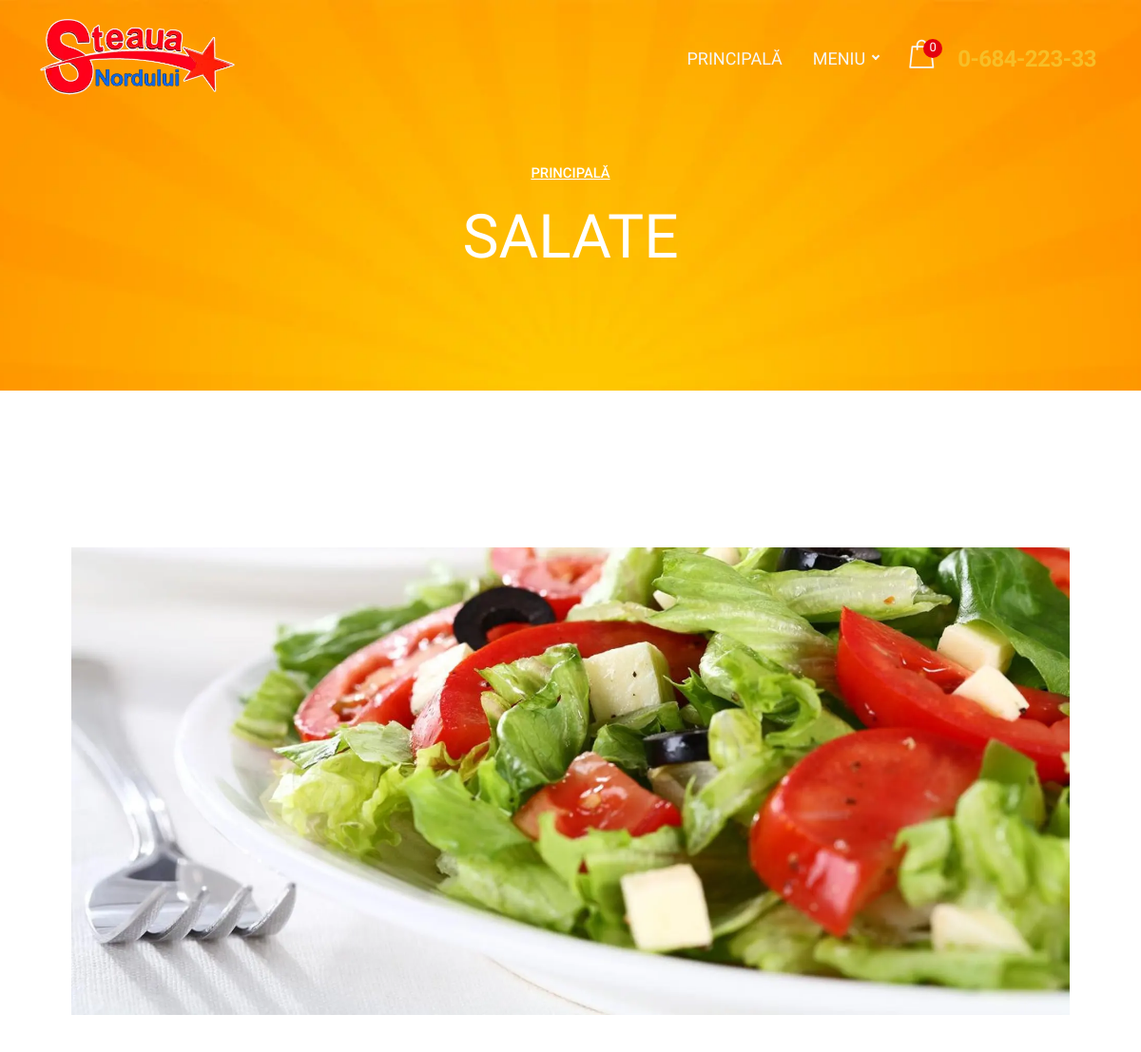
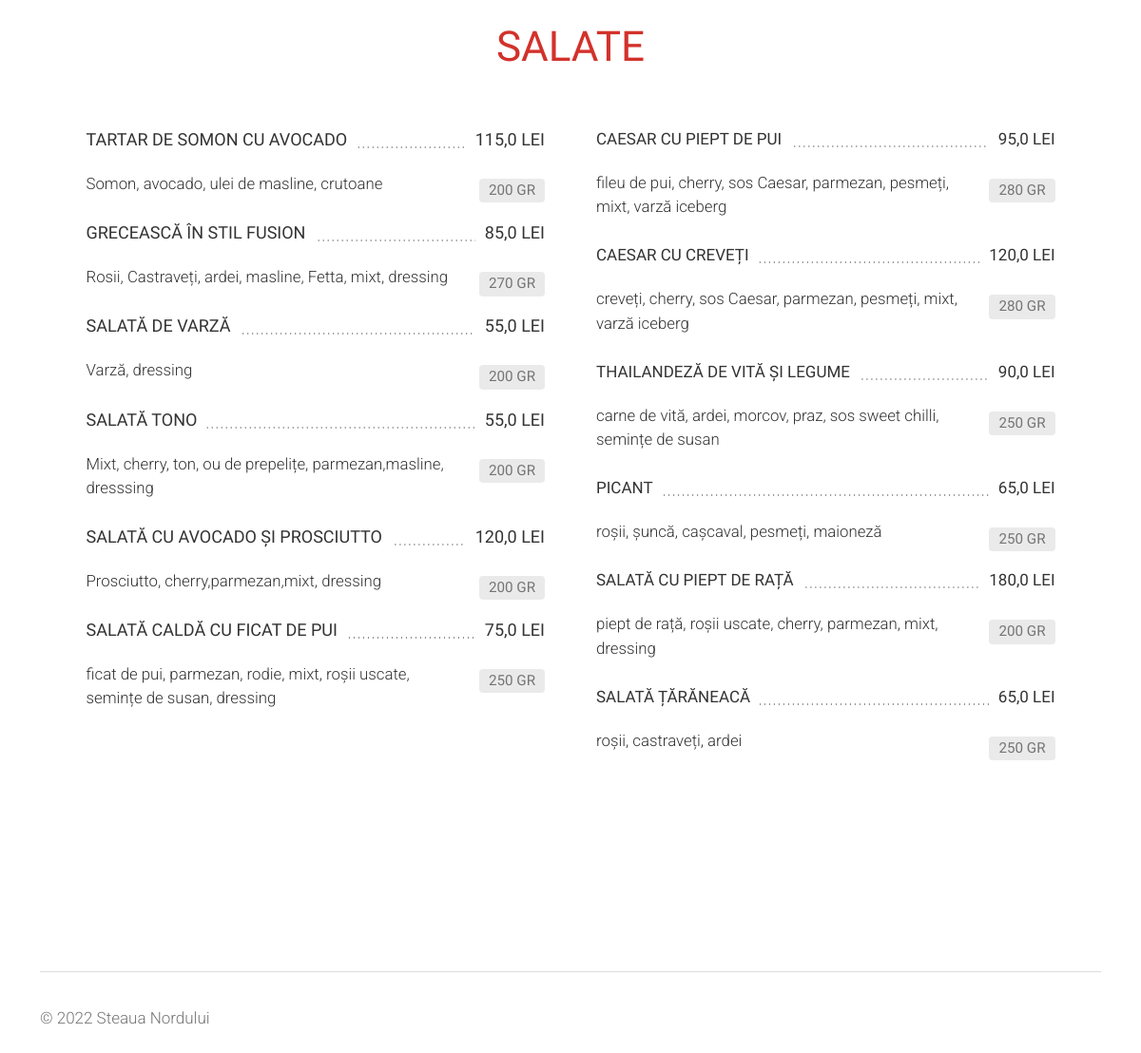
Page /salate/ on the committed database (2 pictures, top to bottom).
### web/models.py (models this page shows, shortened)
class Category(models.Model):
    name = models.CharField(max_length=100, verbose_name='Наименование')
    slug = models.SlugField(unique=True, verbose_name='Псевдоним')
    parent_category = models.ForeignKey('self', null=True, blank=True, on_delete=models.CASCADE,
                                        related_name='subcategories', verbose_name='Родительская категория')
    icon = models.ImageField(upload_to='media/category_icons', blank=True, null=True, verbose_name='Иконка')
    foto = models.ImageField(upload_to='media/category_fotos', blank=True, null=True, verbose_name='Фото')
    class Meta:
        verbose_name = 'Категория'
        verbose_name_plural = 'Категории меню'
    def get_absolute_url(self):
        return reverse('category_detail', kwargs={'category_slug': self.slug})

class Product(models.Model):
    category = models.ForeignKey('Category', on_delete=models.SET_NULL, null=True, verbose_name='Категория')
    name = models.CharField(max_length=100, verbose_name='Наименование млд.')
    name_ru = models.CharField(max_length=100, verbose_name='Наименование рус.', blank=True, null=True)
    slug = models.SlugField(unique=True, verbose_name='Псевдоним')
    composition = models.CharField(max_length=250, verbose_name='Состав млд.', blank=True, null=True)
    composition_ru = models.CharField(max_length=250, verbose_name='Состав рус.', blank=True, null=True)
    volume_choice = models.ForeignKey('Volume', on_delete=models.SET_NULL, blank=True, null=True,
                                      verbose_name='Ед. изм')
    volume_1 = models.CharField(max_length=100, verbose_name='Объем/Вес', blank=True, null=True)
    price_1 = models.FloatField(verbose_name='Цена')
    image = models.ImageField(upload_to='media/images', blank=True, null=True, verbose_name='Фото')
    class Meta:
        verbose_name = 'Блюдо'
        verbose_name_plural = 'Блюда'
    def get_absolute_url(self):
        return reverse('product_detail', kwargs={'category_slug': self.category.slug, 'product_slug': self.slug})

class Volume(models.Model):
    name = models.CharField(max_length=4, blank=True, null=True, verbose_name='Наименование')
    class Meta:
        verbose_name = 'Ед. изм.'
        verbose_name_plural = 'Единицы имз.'
    def __str__(self):
        return self.name

### web/views.py (the view, shortened to what this page needs)
# urls.py: path('<str:category_slug>/', CategoryDetailView.as_view(), name='category_detail'),
class CategoryDetailView(views.generic.DetailView):
    model = Category
    template_name = 'category_detail.html'
    slug_url_kwarg = 'category_slug'
    context_object_name = 'category'
    def get_context_data(self, **kwargs):
        context = super().get_context_data(**kwargs)
        category = self.get_object()
        products = Product.objects.filter(category=category)
        total_products = len(products)
        half = total_products // 2
        left_products = products[:half + (total_products % 2)]
        right_products = products[half + (total_products % 2):]
        cart = Cart(self.request)
        cart_items_count = len(cart)  # Получаем количество товаров в корзине
        context['cart_items_count'] = cart_items_count
        context['left_products'] = left_products
        context['right_products'] = right_products
        subcategories = category.subcategories.all()
        subcategories_data = []
        context['subcategories_data'] = subcategories_data
        categories = Category.objects.all()
        context['categories'] = categories
        return context

### web/cart.py (called while the page is built)
    def __len__(self):
        return sum(item['quantity'] for item in self.cart.values())

### templates/category_detail.html
{% extends 'base.html' %}
{% load static %}
{% block content %}
		<div id="page" class="page">
			<div id="menu-page" class="page-hero-section division">
				<div class="container">
					<div class="row">
						<div class="col-lg-10 offset-lg-1">
							<div class="hero-txt text-center white-color">
								<div id="breadcrumb">
									<div class="row">
										<div class="col">
											<div class="breadcrumb-nav">
												<nav aria-label="breadcrumb">
												  	<ol class="breadcrumb">
												    	<li class="breadcrumb-item"><a href="{% url 'index' %}">Principală</a></li>
												  	</ol>
												</nav>
											</div>
										</div>
									</div>
								</div>
								<h2 class="h2-xl">{{ category.name }}</h2>
							</div>
						</div>
					</div>
				</div>
			</div>
			<section id="menu-3" class="wide-100 menu-section division">
    <div class="container">
        <div class="menu-3-img mb-60">
            <div class="row">
                <div class="col-md-12">
                    {% if category.foto and not category.parent_category %}
                    <img class="img-fluid" src="{{ category.foto.url }}" alt="menu-image">
                    {% else %}
                    <img class="img-fluid" src="{% static 'placeholder.webp' %}" alt="menu-image">
                    {% endif %}
                </div>
            </div>
        </div>
        <div class="menu-3-wrapper item-data-meat-hover">
            <div class="row">
                <div class="col-md-12">
                    {% if not category.parent_category %}
                    <div class="menu-3-title"><h3 class="h3-md meat-color">{{ category.name }}</h3></div>
                    {% else %}
                    <div class="menu-3-title"><h4 class="h4-md">{{ category.subcategory.name }}</h4></div>
                    {% endif %}
                </div>
            </div>
            <div class="row">
                {% if category.subcategories.exists %}
                {% for subcategory_data in subcategories_data %}
                <div class="col-md-12">
                    <div class="menu-3-title"><h4 class="h4-md">{{ subcategory_data.subcategory.name }}</h4></div>
                </div>
                <div class="col-lg-6">
                    <div class="menu-3-txt">
                        <ul class="menu-3-list">
                            {% for product in subcategory_data.left_products %}
                            <li class="menu-3-item">
                                <a href="{{ product.get_absolute_url }}">
                                    <div class="menu-title-wrapper rel">
                                        <div class="menu-item-title"><h6 class="h6-xs">{{ product.name }}</h6></div>
                                        <div class="menu-item-dots"></div>
                                        <div class="menu-item-price"><h6 class="h6-xs">{{ product.price_1 }} Lei</h6></div>
                                        <div class="menu-3-item-data bg-grey"><h6 class="h6-xs grey-color">{{ product.volume_1 }}{% if product.volume_choice %} {{ product.volume_choice }}{% endif %}</h6></div>
                                    </div>
                                    {% if product.composition %}
                                    <div class="menu-item-desc">
                                        <p>{{ product.composition }}</p>
                                    </div>
                                    {% endif %}
                                </a>
                            </li>
                            {% endfor %}
                        </ul>
                    </div>
                </div>
                <div class="col-lg-6">
                    <div class="menu-3-txt">
                        <ul class="menu-3-list">
                            {% for product in subcategory_data.right_products %}
                            <li class="menu-3-item">
                                <a href="{{ product.get_absolute_url }}">
                                    <div class="menu-title-wrapper rel">
                                        <div class="menu-item-title"><h6 class="h6-xs">{{ product.name }}</h6></div>
                                        <div class="menu-item-dots"></div>
                                        <div class="menu-item-price"><h6 class="h6-xs">{{ product.price_1 }}{% if product.price_2%}/{{ product.price_2 }}{% endif %} lei</h6></div>
                                        <div class="menu-3-item-data bg-grey"><h6 class="h6-xs grey-color">{{ product.volume_1 }}{% if product.volume_choice %} {{ product.volume_choice }}{% endif %}</h6></div>
                                    </div>
                                    {% if product.composition %}
                                    <div class="menu-item-desc">
                                        <p>{{ product.composition }}</p>
                                    </div>
                                    {% endif %}
                                </a>
                            </li>
                            {% endfor %}
                        </ul>
                    </div>
                </div>
                {% endfor %}
                {% else %}
                <div class="col-lg-6">
                    <div class="menu-3-txt">
                        <ul class="menu-3-list">
                            {% for product in left_products %}
                            <li class="menu-3-item">
                                <a href="{{ product.get_absolute_url }}">
                                    <div class="menu-title-wrapper rel">
                                        <div class="menu-item-title"><h6 class="h6-sm">{{ product.name }}</h6></div>
                                        <div class="menu-item-dots"></div>
                                        <div class="menu-item-price"><h6 class="h6-sm">{{ product.price_1 }}{% if product.price_2%}/{{ product.price_2 }}{% endif %} lei</h6></div>
                                        <div class="menu-3-item-data bg-grey"><h6 class="h6-xs grey-color">{{ product.volume_1 }}{% if product.volume_2 %}/{{ product.volume_2 }}{% endif %}{% if product.volume_choice %} {{ product.volume_choice }}{% endif %}</h6></div>
                                    </div>
                                    {% if product.composition %}
                                    <div class="menu-item-desc">
                                        <p>{{ product.composition }}</p>
                                    </div>
                                    {% endif %}
                                </a>
                            </li>
                            {% endfor %}
                        </ul>
                    </div>
                </div>
                <div class="col-lg-6">
                    <div class="menu-3-txt">
                        <ul class="menu-3-list">
                            {% for product in right_products %}
                            <li class="menu-3-item">
                                <a href="{{ product.get_absolute_url }}">
                                    <div class="menu-title-wrapper rel">
                                        <div class="menu-item-title"><h6 class="h6-xs">{{ product.name }}</h6></div>
                                        <div class="menu-item-dots"></div>
                                        <div class="menu-item-price"><h6 class="h6-xs">{{ product.price_1 }}{% if product.price_2%}/{{ product.price_2 }}{% endif %} lei</h6></div>
                                        <div class="menu-3-item-data bg-grey"><h6 class="h6-xs grey-color">{{ product.volume_1 }}{% if product.volume_2 %}/{{ product.volume_2 }}{% endif %}{% if product.volume_choice %} {{ product.volume_choice }}{% endif %}</h6></div>
                                    </div>
                                    {% if product.composition %}
                                    <div class="menu-item-desc">
                                        <p>{{ product.composition }}</p>
                                    </div>
                                    {% endif %}
                                </a>
                            </li>
                            {% endfor %}
                        </ul>
                    </div>
                </div>
                {% endif %}
            </div>
        </div>
    </div>
</section>
		</div>
{% endblock %}

### rows in the picture
Category: name "SALATE", foto (picture)
Product: name "TARTAR DE SOMON CU AVOCADO", price_1 "115,0", volume_1 "200", volume_choice "GR", composition "Somon, avocado, ulei de masline, crutoane"
Product: name "GRECEASCĂ ÎN STIL FUSION", price_1 "85,0", volume_1 "270", volume_choice "GR", composition "Rosii, Castraveți, ardei, masline, Fetta, mixt, dressing"
Product: name "SALATĂ DE VARZĂ", price_1 "55,0", volume_1 "200", volume_choice "GR", composition "Varză, dressing"
Product: name "SALATĂ TONO", price_1 "55,0", volume_1 "200", volume_choice "GR", composition "Mixt, cherry, ton, ou de prepelițe, parmezan,masline, dresssing"
Product: name "SALATĂ CU AVOCADO ȘI PROSCIUTTO", price_1 "120,0", volume_1 "200", volume_choice "GR", composition "Prosciutto, cherry,parmezan,mixt, dressing"
Product: name "SALATĂ CALDĂ CU FICAT DE PUI", price_1 "75,0", volume_1 "250", volume_choice "GR", composition "ficat de pui, parmezan, rodie, mixt, roșii uscate, semințe de susan, dressing"
Product: name "CAESAR CU PIEPT DE PUI", price_1 "95,0", volume_1 "280", volume_choice "GR", composition "fileu de pui, cherry, sos Caesar, parmezan, pesmeți, mixt, varză iceberg"
Product: name "CAESAR CU CREVEȚI", price_1 "120,0", volume_1 "280", volume_choice "GR", composition "creveți, cherry, sos Caesar, parmezan, pesmeți, mixt, varză iceberg"
Product: name "THAILANDEZĂ DE VITĂ ȘI LEGUME", price_1 "90,0", volume_1 "250", volume_choice "GR", composition "carne de vită, ardei, morcov, praz, sos sweet chilli, semințe de susan"
Product: name "PICANT", price_1 "65,0", volume_1 "250", volume_choice "GR", composition "roșii, șuncă, cașcaval, pesmeți, maioneză"
Product: name "SALATĂ CU PIEPT DE RAȚĂ", price_1 "180,0", volume_1 "200", volume_choice "GR", composition "piept de rață, roșii uscate, cherry, parmezan, mixt, dressing"
Product: name "SALATĂ ȚĂRĂNEACĂ", price_1 "65,0", volume_1 "250", volume_choice "GR", composition "roșii, castraveți, ardei"

### other values in the picture
{{ cart_items_count }} "0"
